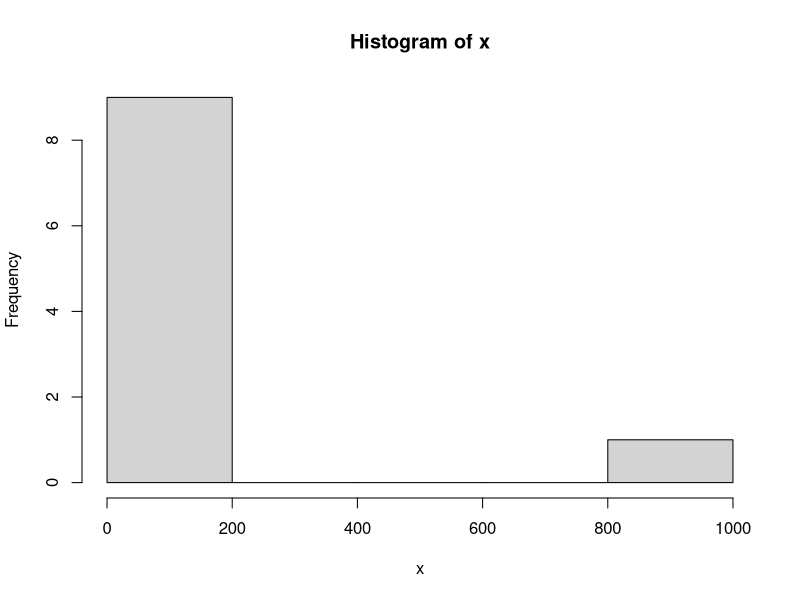

The R script that drew this image:
## ---- chunk 1
x <- c(30, 25, 40, 41, 30, 41, 50, 33, 40, 1000)
# the way of the beginner (don't do this!):
x.mean <- 0
for (xi in x) {
    x.mean <- x.mean + xi
}
x.mean <- x.mean / length(x)
print(x.mean)
# a better way:  
x.mean <- sum(x) / length(x)
print(x.mean)
# the right way:
x.mean <- mean(x)
print(x.mean)
## ---- chunk 2
# the hard way (don't do it like that)
mymedian <- function(x) {
    x <- sort(x)
    n <- length(x)
    median <- NULL
    if (n %% 2 == 0) {
        # length is even
        median <- mean(c(x[n/2], x[n/2 + 1]))
    } else {
        # length is odd
        median <- x[floor(n/2)]
    }
    return(median)
}
x.median <- mymedian(x)
print(x.median)
# the easy way:
x.median <- median(x)
print(x.median)
## ---- chunk 3
hist(x)
